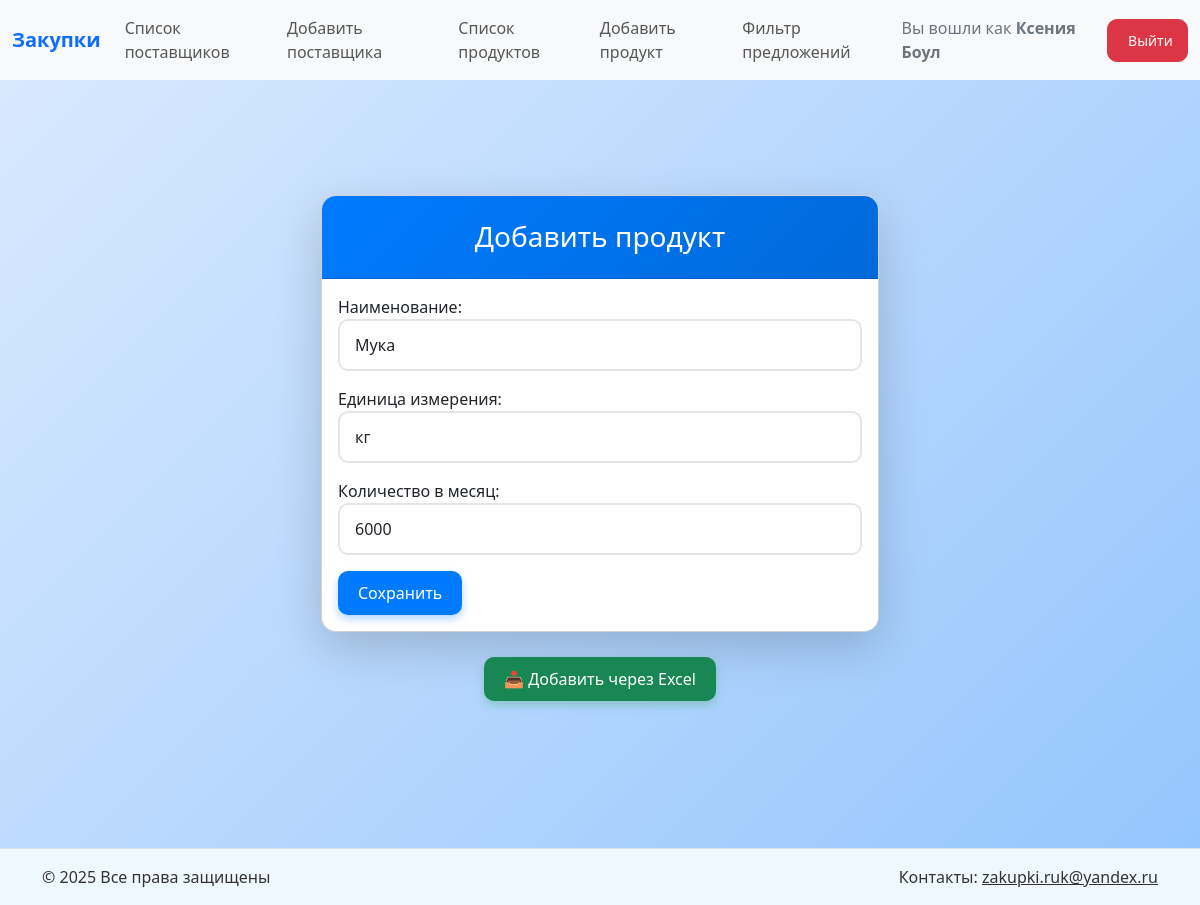
/edit_product/1429/ (signed in), run on the app's committed database.
### procurement/models.py (models this page shows, shortened)
class Product(models.Model):
    name = models.CharField(max_length=255, verbose_name=u"Наименование")
    quantity = models.IntegerField(default=0, validators=[MinValueValidator(0)], verbose_name=u"Количество в месяц")  # (по умолчанию 0)
    unit = models.CharField(max_length=50, verbose_name=u"Единица измерения")
    last_updated = models.DateTimeField(auto_now=True)
    class Meta:
        verbose_name = 'Продукт'
        verbose_name_plural = 'Продукты'

### procurement/views.py (the view)
# urls.py: path('edit_product/<int:product_id>/', views.edit_product, name='edit_product'),
@login_required
def edit_product(request, product_id):
    product = get_object_or_404(Product, id=product_id)  # Получаем продукт по ID
    if request.method == 'POST':
        form = ProductForm(request.POST, instance=product)  # Заполняем форму данными продукта
        if form.is_valid():
            form.save()  # Сохраняем изменения
            return redirect('product_list')  # Перенаправляем на список продуктов
    else:
        form = ProductForm(instance=product)  # Показываем форму с текущими данными продукта
    return render(request, 'product/product_card.html', {'form': form})

### procurement/forms.py
class ProductForm(forms.ModelForm):
    class Meta:
        model = Product
        fields = ['name', 'unit', 'quantity']
    def __init__(self, *args, **kwargs):
        super().__init__(*args, **kwargs)
        for field in self.fields.values():
            field.widget.attrs.update({'class': 'form-control'})

### procurement/templates/product/product_card.html (shortened to what this page needs)
{% load custom_filters %}
{% load static %}
<!DOCTYPE html>
<html lang="ru">
<head>
    <link rel="stylesheet" href="{% static 'css/bootstrap.min.css' %}">
    <link rel="stylesheet" href="{% static 'font/bootstrap-icons.css' %}">
</head>
<body>
    {% include 'header.html' %}
    <div class="container d-flex align-items-center justify-content-center mt-5" style="min-height: 100vh;">
        <div class="col-md-6">
            <div class="card shadow-lg">
                <div class="card-header">
                    <h3 class="mb-0">Добавить продукт</h3>
                </div>
                <div class="card-body">
                    <form method="post" id="addProductForm">
                        {{ form.as_p }}
                        <button type="submit" class="btn btn-primary" id="submitBtn">
                            <span class="submit-text">Сохранить</span>
                        </button>
                    </form>
                </div>
            </div>
            <div class="button-container">
                <a href="{% url 'upload_excel' %}" class="btn btn-success">
                    📥 Добавить через Excel
                </a>
            </div>
        </div>
    </div>
    {% include 'footer.html' %}
</body>
</html>

### procurement/templates/header.html (shortened to what this page needs)
<nav class="navbar navbar-expand-lg bg-body-tertiary fixed-top">
    <div class="container-fluid">
        <a class="navbar-brand fw-bold text-primary" href="{% url 'product_supplier_table' %}">Закупки</a>
        <div class="collapse navbar-collapse" id="navbarNav">
            <ul class="navbar-nav me-auto">
                <li class="nav-item">
                    <a class="nav-link" href="{% url 'supplier_list' %}">Список поставщиков</a>
                </li>
                <li class="nav-item">
                    <a class="nav-link" href="{% url 'add_supplier' %}">Добавить поставщика</a>
                </li>
                <li class="nav-item">
                    <a class="nav-link" href="{% url 'product_list' %}">Список продуктов</a>
                </li>
                <li class="nav-item">
                    <a class="nav-link" href="{% url 'add_product' %}">Добавить продукт</a>
                </li>
                <li class="nav-item">
                    <a class="nav-link" href="{% url 'price_list' %}">Фильтр предложений</a>
                </li>
            </ul>
            <div class="d-flex align-items-center">
                {% if user.is_authenticated %}
                    <span class="me-3 text-secondary">Вы вошли как <strong>{{ user.first_name }} {{ user.last_name }}</strong></span>
                    <a href="{% url 'logout' %}" class="btn btn-danger btn-sm">Выйти</a>
                {% else %}
                    <a href="{% url 'login' %}" class="btn btn-primary btn-sm me-2">Войти</a>
                    <a href="{% url 'register' %}" class="btn btn-success btn-sm">Регистрация</a>
                {% endif %}
            </div>
        </div>
    </div>
</nav>

### procurement/templates/product/product_card.html (style rules this page uses)
:root { --animation-duration: 0.5s; --primary-color: #007bff; --secondary-color: #6c757d; }
html, body { height: 100%; margin: 0; background: linear-gradient(135deg, #dbeafe, #93c5fd); background-attachment: fixed; color: #333; font-family: 'Segoe UI', Tahoma, Geneva, Verdana, sans-serif; animation: fadeIn var(--animation-duration) ease-out; }
.container { animation: slideUp 0.6s cubic-bezier(0.175, 0.885, 0.32, 1.275); }
.card { border-radius: 15px; background-color: #ffffff; box-shadow: 0 4px 20px rgba(0, 0, 0, 0.15); transition: all 0.3s ease; transform: translateY(0); overflow: hidden; }
.form-control { border-radius: 10px; border: 2px solid rgba(0, 0, 0, 0.1); transition: all 0.3s ease; padding: 12px 15px; }
.card-header { background: linear-gradient(135deg, var(--primary-color), #0069d9); color: white; border-radius: 15px 15px 0 0; text-align: center; padding: 1.5rem; position: relative; overflow: hidden; }
.card-header::after { content: ''; position: absolute; top: 0; left: 0; width: 100%; height: 100%; background: linear-gradient(90deg, rgba(255,255,255,0) 0%, rgba(255,255,255,0.2) 50%, rgba(255,255,255,0) 100%); transform: translateX(-100%); }
.btn { border-radius: 10px; padding: 10px 20px; font-weight: 500; transition: all 0.3s ease; position: relative; overflow: hidden; }
.btn-primary { background-color: var(--primary-color); border: none; box-shadow: 0 4px 8px rgba(0, 123, 255, 0.3); }
.btn-success { border: none; box-shadow: 0 4px 8px rgba(40, 167, 69, 0.3); }
.btn::after { content: ''; position: absolute; top: 50%; left: 50%; width: 5px; height: 5px; background: rgba(255, 255, 255, 0.5); opacity: 0; border-radius: 100%; transform: scale(1, 1) translate(-50%, -50%); transform-origin: 50% 50%; }
.button-container { display: flex; justify-content: center; gap: 15px; margin-top: 25px; animation: fadeInUp var(--animation-duration) ease-out; animation-delay: 0.2s; animation-fill-mode: both; }

### data on the page
Product: name "Мука", unit "кг", quantity "6000"

### other printed values
{{ user.first_name }} "Ксения"
{{ user.last_name }} "Боул"
